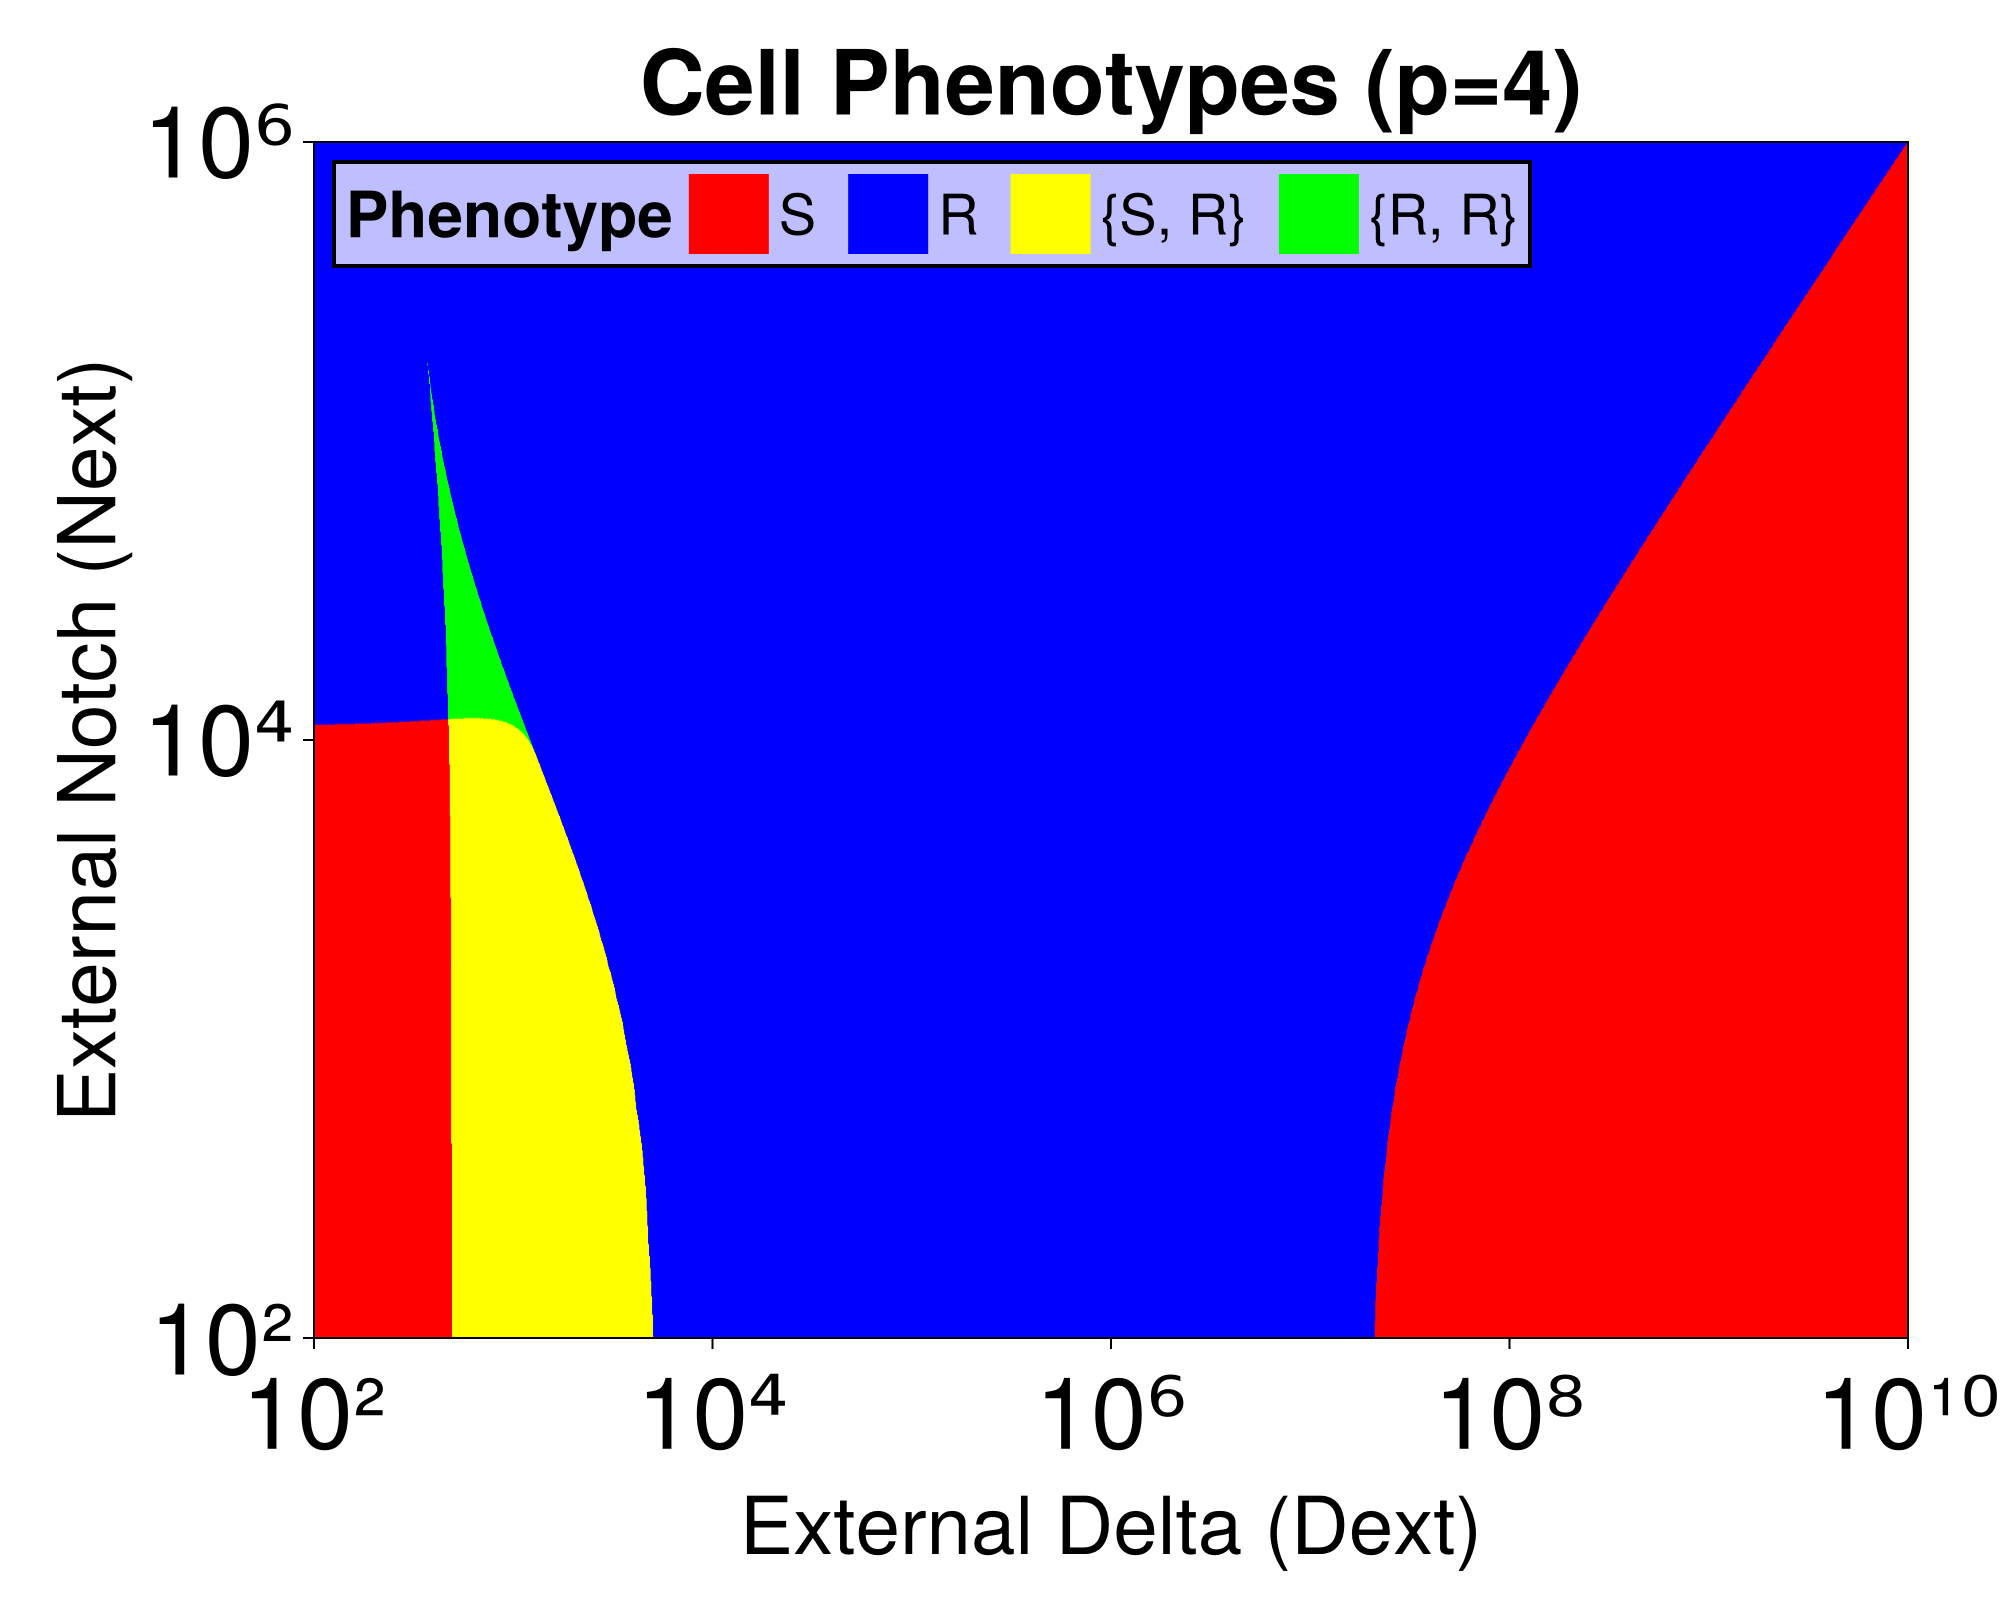

Recreate this plot in Julia.
# Julia code for generating phenotype bifurcation w.r.t Dext and Next
# for the model in Boareto et al 2015 PNAS
# Yuxin Liang, Ling Xue, Kun Zhao, Xiaoming Zheng
# January 2026

using CairoMakie
using Roots

# --- 1. Parameters ---
const p = 4
const γ = 0.1
const γI = 0.5
const kC = 5e-4
const kT = 5e-5
const βN = 500.0
const βD = 1000.0
const I0 = 200.0

const N0, D0 = βN / γ, βD / γ
const K_const = (βN * kT) / (I0 * γI * γ)
const αd, αn = (kC * βD) / (γ^2), (kC * βN) / (γ^2)

# --- 2. Robust Classification ---
function get_phenotype(Dext::Float64, Next::Float64)
    bi = K_const * Dext
    bd = (kT * Dext / γ) + 1.0
    bn = (kT * Next / γ) + 1.0
    f(N) = (2.0 - (1.0/(1.0 + (bi*N)^p))) - (αd*N*( (1.0/(1.0 + (bi*N)^p)) / (αn*N + bn) ) + bd*N)
    roots = Float64[]
    test_range = range(1e-9, 2.1, length=300)
    for i in 1:(length(test_range)-1)
        try
            if f(test_range[i]) * f(test_range[i+1]) < 0
                push!(roots, find_zero(f, (test_range[i], test_range[i+1])))
            end
        catch; continue; end
    end
    stable_roots = length(roots) >= 3 ? [roots[1], roots[end]] : (length(roots) > 0 ? [roots[1]] : Float64[])
    if isempty(stable_roots); return 0.0; end
    states = Symbol[]
    for nr in stable_roots
        H = 1.0 / (1.0 + (bi * nr)^p)
        dr = H / (αn * nr + bn)
        push!(states, (nr * N0 > dr * D0) ? :R : :S)
    end
    if length(states) == 1
        return states[1] == :S ? 0.0 : 1.0
    else
        if all(s -> s == :R, states); return 3.0 
        elseif all(s -> s == :S, states); return 4.0 
        else; return 2.0; end
    end
end

# --- 3. Compute Grid ---
res = 2000
d_vals = collect((10.0).^range(2, 10, length=res)) 
n_vals = collect((10.0).^range(2, 6, length=res))
grid_data = zeros(Float64, length(n_vals), length(d_vals))

println("Calculating...")
for i in 1:length(n_vals), j in 1:length(d_vals)
    grid_data[i, j] = get_phenotype(d_vals[j], n_vals[i])
end

# --- 4. Plotting (LARGE LEGEND OVERLAP) ---
begin
    fig = Figure(size = (1000, 800), fontsize = 30, figure_padding = (15, 40, 15, 15))
    gl = fig[1, 1] = GridLayout()

    ax = Axis(gl[1, 1], 
              title = "Cell Phenotypes (p=$p)", 
              titlesize = 45, 
              xlabel = "External Delta (Dext)", 
              ylabel = "External Notch (Next)",
              xlabelsize = 40,
              ylabelsize = 40,
              xticklabelsize = 50,
              yticklabelsize = 50,
              xscale = log10, 
              yscale = log10,
              aspect = 4/3) 

    ax.xticks = ([10^2, 10^4, 10^6, 10^8, 10^10], ["10²", "10⁴", "10⁶", "10⁸", "10¹⁰"])
    ax.yticks = ([10^2, 10^4, 10^6], ["10²", "10⁴", "10⁶"])
    CairoMakie.xlims!(ax, 10^2, 10^10)
    CairoMakie.ylims!(ax, 10^2, 10^6)

    cmap = [:red, :blue, :yellow, :lime, :cyan]
    CairoMakie.heatmap!(ax, d_vals, n_vals, grid_data', colormap = cmap, colorrange = (0, 4), interpolate = false)

    labels = ["S", "R", "{S, R}", "{R, R}"]
    elements = [PolyElement(polycolor = cmap[i]) for i in 1:4]
    
    # Legend Overlap with LARGER fonts
    Legend(fig, elements, labels, "Phenotype",
           labelsize = 28,           # Increased from 18
           titlesize = 32,           # Increased from 22
           patchsize = (40, 40),     # Increased box sizes for visibility
           bbox = ax.scene.viewport, 
           halign = :left,           
           valign = :top,            
           margin = (10, 10, 10, 10),    
           orientation = :horizontal,
           nbanks = 1,                
           titleposition = :left,     
           backgroundcolor = (:white, 0.75),
           framevisible = true,
           framewidth = 2.0)

    # Removes extra whitespace around the figure
    resize_to_layout!(fig)

    display(fig)
    save("pheno_p4.png", fig)
    println("Saved as pheno.png")
end
